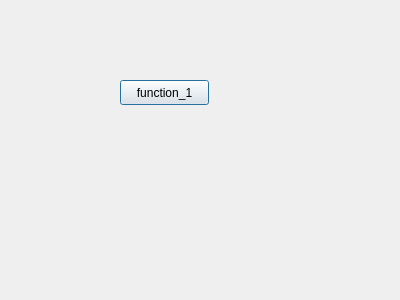
<?xml version="1.0" encoding="UTF-8"?>
<ui version="4.0">
 <class>fuction_Dialog</class>
 <widget class="QDialog" name="fuction_Dialog">
  <property name="geometry">
   <rect>
    <x>0</x>
    <y>0</y>
    <width>400</width>
    <height>300</height>
   </rect>
  </property>
  <property name="windowTitle">
   <string>Dialog</string>
  </property>
  <widget class="QPushButton" name="funnction_pushButton">
   <property name="geometry">
    <rect>
     <x>120</x>
     <y>80</y>
     <width>89</width>
     <height>25</height>
    </rect>
   </property>
   <property name="text">
    <string>function_1</string>
   </property>
  </widget>
 </widget>
 <resources/>
 <connections/>
</ui>
